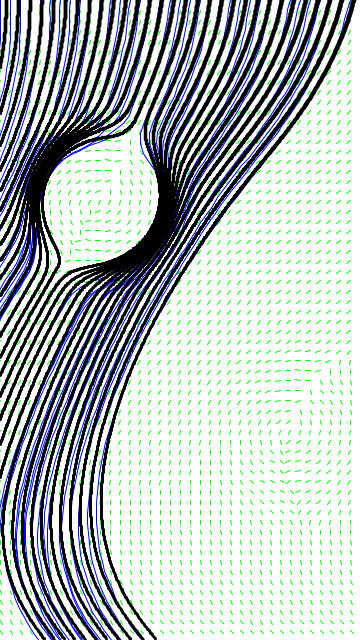
Frame 1 (no input)
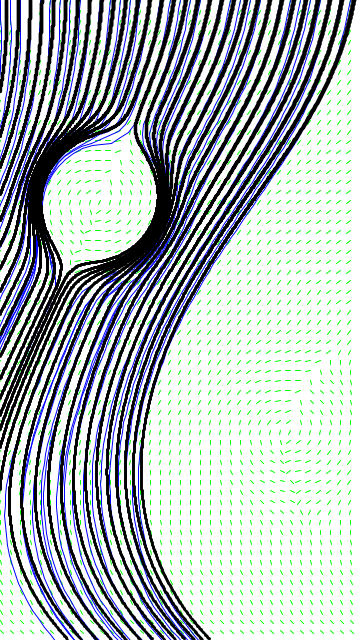
Frame 60 (the mouse pressed at the canvas centre just before this capture)
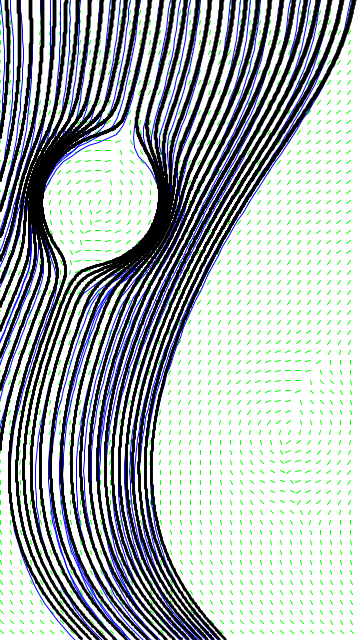
Frame 120 (the mouse held since frame 60 and released just before this capture)

The Processing sketch that drew these frames (run headless with seeded random() and noise(); from frame 60 on, the mouse is pressed at the canvas centre):

// Processing sketch: FractalsGenerativeLineFields
// ── FractalsGenerativeLineFields.pde
float scale = 10;
int rows,cols;
float[][] flowField;
float[][] smoothedFlowField;
int smoothingIterationCount = 5;
float noiseIterationAmount = 0.001;
float noiseIteration = 0;
float noiseScale = 0.01;
float noiseWeight = 0.4;
float sineWaveWeight = 0.15;
float lineSeedSpacing = 12;
float lineStrokeWeightMin = 1;
float lineStrokeWeightMax = 5;

int circleObstacleCount = 2;
CircleObstacle[] circleObstacles;

LineDrawer[] lineDrawers;

class CircleObstacle {
  public int xPos,yPos;
  public int radius;
}

class LinePoint {
  PVector position;

  LinePoint(float x, float y) {
    position = new PVector(x, y);
  }

  void display() {
    noStroke();
    fill(0);
    circle(position.x, position.y, 5);
  }
}

class LineDrawer {
  String id;
  PVector startPosition;
  ArrayList<LinePoint> linePoints;

  int integrationStep = 1; // amount of pixels each line will be

  LineDrawer(String _id, float x, float y) {
    id = _id;
    startPosition = new PVector(x, y);
    linePoints = new ArrayList<LinePoint>();
  }

  void update() {
    // clear all line points
    linePoints.clear();

    // create line points by following a curve traced by the flow field
    PVector currentPosition = new PVector(startPosition.x, startPosition.y);
    while (currentPosition.x >= 0 && currentPosition.x <= width && currentPosition.y >= 0 && currentPosition.y <= height) {
      linePoints.add(new LinePoint(currentPosition.x, currentPosition.y));

      PVector newPosition = rk4Step(currentPosition, integrationStep);

      currentPosition.x = newPosition.x;
      currentPosition.y = newPosition.y;
    }
  }

  void display() {
    // draw lines for all created line points
    float noiseScale = 0.01;
    for (int i = 0; i < linePoints.size(); i++) {
      LinePoint linePoint = linePoints.get(i);
      // linePoint.display();
      if (i > 0) {
        LinePoint linePoint1 = linePoints.get(i - 1);
        LinePoint linePoint2 = linePoint;
        int col = constrain(int(linePoint.position.x / scale), 0, cols - 1);
        int row = constrain(int(linePoint.position.y / scale), 0, rows - 1);
        float strokeWeightValue = map(/*noiseWeight * 1.2 * */noise(row * noiseScale + noiseIteration * i * 0.001, col * noiseScale + noiseIteration * i * 0.001)/*+ sineWaveWeight * 1.5 * sin(row * (noiseScale * 5))*/, 0, 1, lineStrokeWeightMin, lineStrokeWeightMax);
        stroke(0);
        strokeWeight(strokeWeightValue);
        line(linePoint1.position.x, linePoint1.position.y, linePoint2.position.x, linePoint2.position.y);
      }
    }
  }
}

void setup() {
  size(360, 640);
  
  rows = int(height/scale);
  cols = int(width/scale);
  
  circleObstacles = new CircleObstacle[circleObstacleCount];
  generateCircleObstacles();
  
  flowField = new float[rows][cols];
  smoothedFlowField = new float[rows][cols];
  generateFlowField();

  generateLineDrawers();
}

void draw() {
  background(255);
  generateFlowField();

  drawFlowField();
  // drawCircleObstacles();
  drawLineField();
  drawLines();

  noiseIteration += noiseIterationAmount;
}

/** Generation Functions **/

void generateCircleObstacles() {
  CircleObstacle firstCircle = new CircleObstacle();
  CircleObstacle secondCircle = new CircleObstacle();
  int radiusBuffer = 7;
  int positionalBuffer = 10;
  
  firstCircle.radius = int(random(radiusBuffer, cols / 2 - radiusBuffer)) + 1;
  firstCircle.xPos = int(random(0 + firstCircle.radius, cols / 2 - firstCircle.radius));
  firstCircle.yPos = int(random(positionalBuffer + firstCircle.radius, rows / 2 - firstCircle.radius));
  
  secondCircle.radius = int(random(radiusBuffer, cols / 2 - radiusBuffer)) + 1;
  secondCircle.xPos = int(random(cols / 2 + secondCircle.radius, cols - secondCircle.radius));
  secondCircle.yPos = int(random(rows / 2 + secondCircle.radius, rows - secondCircle.radius - positionalBuffer));
  
  circleObstacles[0] = firstCircle;
  circleObstacles[1] = secondCircle;
  
  print("Circle 1 radius: ", firstCircle.radius, "\n");
  print("Circle 2 radius: ", secondCircle.radius, "\n");
}

void generateFlowField() {
  for (int i = 0; i < rows; i++) {
    for (int j = 0; j < cols; j++) {
      flowField[i][j] = generateFlowFieldAngle(i, j);
      for (int c = 0; c < circleObstacleCount; c++) {
        flowField[i][j] = calculateObstacleRepulsion(c, i, j, flowField[i][j]);
      }
    }
  }

  for (int s = 0; s < smoothingIterationCount; s++) {
    for (int i = 0; i < rows; i++) {
      for (int j = 0; j < cols; j++) {
        smoothedFlowField[i][j] = calculateNeighborSmoothing(i, j, flowField[i][j]);
      }
    }
    // copy smoothed flow field into flow field
    for (int i = 0; i < rows; i++) {
      flowField[i] = smoothedFlowField[i].clone();
    }
  }
}

float generateFlowFieldAngle(float row, float col) {
  float flowFieldAngle = map(noiseWeight * noise(row * noiseScale + noiseIteration, col * noiseScale + noiseIteration) + sineWaveWeight * sin(row * (noiseScale * 5)), 0, 1, 0, 2 * PI);
  return flowFieldAngle;
}

float calculateObstacleRepulsion(int circleIndex, int row, int col, float flowFieldAngle) {
  CircleObstacle circle = circleObstacles[circleIndex];
  float deltaX = col - circle.xPos;
  float deltaY = row - circle.yPos;
  float distance = sqrt(deltaX * deltaX + deltaY * deltaY);
  float influenceMultiplier = 1.05;
  float influence = circle.radius * influenceMultiplier;
  if (distance < influence) {
    // angle pointing away from the obstacle
    float radialAngle = atan2(deltaY, deltaX);
    
    // two possible directions around the obstacle
    float tangentAngle1 = radialAngle + PI / 2;
    float tangentAngle2 = radialAngle - PI / 2;
    float tangentAngle;
    
    // choose the tangent closest to the original flow direction
    float difference1 = angleDifference(flowFieldAngle, tangentAngle1);
    float difference2 = angleDifference(flowFieldAngle, tangentAngle2);
    if (abs(difference1) < abs(difference2)) {
      tangentAngle = tangentAngle1;
    } else {
      tangentAngle = tangentAngle2;
    }
    
    // 0 = no influence, 1 = maximum influence
    float strength = constrain(
      (influence - distance) / (influence - circle.radius / 2),
      0,
      1
    );
    
    strength = strength * strength * (3 - 2 * strength);

    // blend the angles
    flowFieldAngle = lerpAngle(
      flowFieldAngle,
      tangentAngle,
      strength
    );
  }
  
  return flowFieldAngle;
}

float calculateNeighborSmoothing(int row, int col, float flowFieldAngle) {
  int neighborCount = 8;
  float smoothingStrength = 0.15;
  
  PVector[] neighborRelativeCoordinates = new PVector[neighborCount];
  neighborRelativeCoordinates[0] = new PVector(-1, -1);
  neighborRelativeCoordinates[1] = new PVector(0, -1);
  neighborRelativeCoordinates[2] = new PVector(1, -1);
  neighborRelativeCoordinates[3] = new PVector(1, 0);
  neighborRelativeCoordinates[4] = new PVector(1, 1);
  neighborRelativeCoordinates[5] = new PVector(0, 1);
  neighborRelativeCoordinates[6] = new PVector(-1, 1);
  neighborRelativeCoordinates[7] = new PVector(-1, 0);
  
  float sumX = 0;
  float sumY = 0;

  // for each neighbor
  for (int n = 0; n < neighborCount; n++) {
    if (
      col + neighborRelativeCoordinates[n].x >= 0 && 
      row + neighborRelativeCoordinates[n].y >= 0 && 
      col + neighborRelativeCoordinates[n].x < cols && 
      row + neighborRelativeCoordinates[n].y < rows
    ) {
      PVector neighborCoordinates = new PVector(col + neighborRelativeCoordinates[n].x, row + neighborRelativeCoordinates[n].y);
      float neighborAngle = flowField[int(neighborCoordinates.y)][int(neighborCoordinates.x)];
      sumX += cos(neighborAngle);
      sumY += sin(neighborAngle);
    }
  }

  float averageAngle = atan2(sumY, sumX);
  flowFieldAngle = lerpAngle(
    flowFieldAngle,
    averageAngle,
    smoothingStrength
  );
  
  return flowFieldAngle;
}

void generateLineDrawers() {
  ArrayList<LineDrawer> drawers = new ArrayList<LineDrawer>();
  for (float x = lineSeedSpacing / 2; x < width; x += lineSeedSpacing) {
    drawers.add(new LineDrawer("lid" + drawers.size(), x, 0));
    print("Creating line drawer " + drawers.size() + " at " + x + "\n");
  }
  lineDrawers = drawers.toArray(new LineDrawer[0]);
}

/** Draw Functions **/

void drawFlowField() {
  for (int i = 0; i < rows; i++) {
    for (int j = 0; j < cols; j++) {
      pushMatrix();
      translate(j*scale, i*scale); // row index is technically y value and col index is technically x value
      rotate(flowField[i][j]);
      strokeWeight(1);
      stroke(0, 255, 0);
      line(0, 0, scale * 0.5, 0);
      popMatrix();
    }
  }
}

void drawCircleObstacles() {
  for (int i = 0; i < circleObstacleCount; i++) {
    strokeWeight(5);
    stroke(255, 0, 0);
    circle(
      circleObstacles[i].xPos * scale,
      circleObstacles[i].yPos * scale,
      circleObstacles[i].radius * scale * 2
    );
  }
}

void drawLineField() {
  float x,y;
  float newX,newY;
  for (int i = 0; i < rows; i++) {
    x = i * scale;
    y = 0;
    while (x >= 0 && x < width && y >= 0 && y < height) {
      float angle = flowField[int(y / scale)][int(x / scale)];
      newX = x + scale * cos(angle);
      newY = y + scale * sin(angle);
      strokeWeight(1);
      stroke(0, 0, 255);
      line(x, y, newX, newY);
      x = newX;
      y = newY;
    }
  }
}

void drawLines() {
  for (int i = 0; i < lineDrawers.length; i++) {
    lineDrawers[i].update();
    lineDrawers[i].display();
  }
}

/** Utility Functions **/

float angleDifference(float a, float b) {
  return atan2(
    sin(b - a),
    cos(b - a)
  );
}

float lerpAngle(float a, float b, float t) {
  float difference = angleDifference(a, b);
  return a + difference * t;
}

PVector sampleFlow(float x, float y) {
  float gx = constrain(x / scale, 0, cols - 1.001);
  float gy = constrain(y / scale, 0, rows - 1.001);

  int x0 = int(gx);
  int y0 = int(gy);
  int x1 = min(x0 + 1, cols - 1);
  int y1 = min(y0 + 1, rows - 1);

  float tx = gx - x0;
  float ty = gy - y0;

  float a00 = flowField[y0][x0];
  float a10 = flowField[y0][x1];
  float a01 = flowField[y1][x0];
  float a11 = flowField[y1][x1];

  float vx =
    cos(a00) * (1-tx) * (1-ty) +
    cos(a10) * tx * (1-ty) +
    cos(a01) * (1-tx) * ty +
    cos(a11) * tx * ty;

  float vy =
    sin(a00) * (1-tx) * (1-ty) +
    sin(a10) * tx * (1-ty) +
    sin(a01) * (1-tx) * ty +
    sin(a11) * tx * ty;

  return new PVector(vx, vy).normalize();
}

PVector flowDirection(float x, float y) {
  PVector direction = sampleFlow(x, y);

  if (direction.magSq() > 0.000001) {
    direction.normalize();
  }

  return direction;
}

PVector rk4Step(PVector p, float h) {
  PVector k1 = flowDirection(p.x, p.y);

  PVector k2 = flowDirection(
    p.x + h * k1.x * 0.5,
    p.y + h * k1.y * 0.5
  );

  PVector k3 = flowDirection(
    p.x + h * k2.x * 0.5,
    p.y + h * k2.y * 0.5
  );

  PVector k4 = flowDirection(
    p.x + h * k3.x,
    p.y + h * k3.y
  );

  return new PVector(
    p.x + h * (k1.x + 2*k2.x + 2*k3.x + k4.x) / 6.0,
    p.y + h * (k1.y + 2*k2.y + 2*k3.y + k4.y) / 6.0
  );
}
